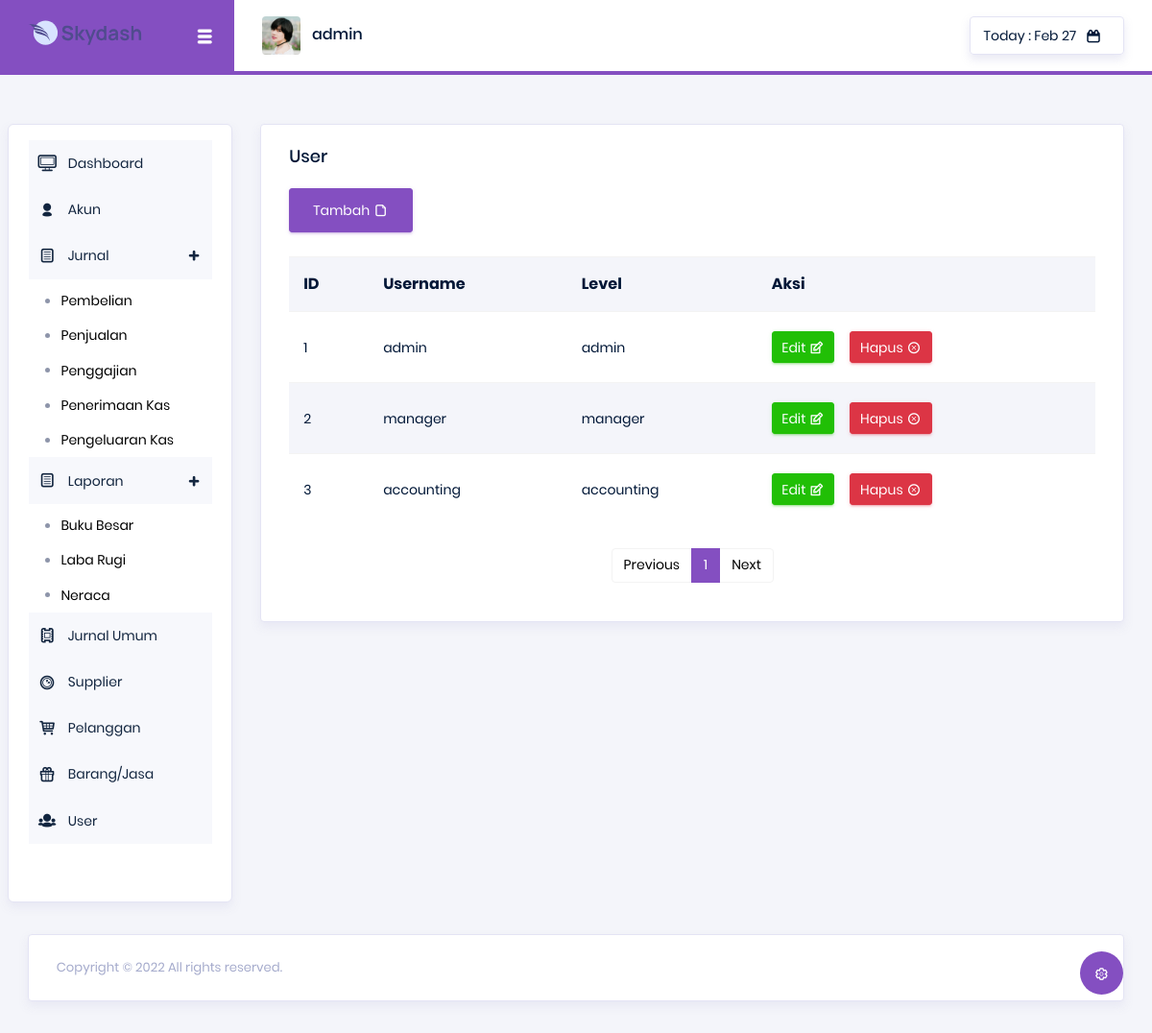
The page /index.php?menu=user (signed in) on the database its author committed.
### tables this page shows
CREATE TABLE `user` (
  `username` varchar(10) NOT NULL,
  `id` int NOT NULL,
  `pass` varchar(10) NOT NULL,
  `level` varchar(10) NOT NULL
);

### pages/user.php (the view, shortened to what this page needs)
<div class="main-panel">
    <div class="content-wrapper">
        <div class="row">
            <div class="col-lg-12 grid-margin stretch-card">
                <div class="card">
                    <div class="card-body">
                        <h4 class="card-title">User</h4>
                        <a href="index.php?menu=form-user" class="btn btn-primary">Tambah <i class="typcn typcn-document btn-icon-prepend"></i></a>
                        <br><br>
                        <div class="table-responsive">
                            <table class="table table-striped">
                                <tr>
                                    <th>ID</th>
                                    <th>Username</th>
                                    <th>Level</th>
                                    <th>Aksi</th>
                                </tr>
                                <?php
                                $page = (isset($_GET['page']))? (int) $_GET['page'] : 1;
                                $limit = 5;
                                $limitStart = ($page - 1) * $limit;
                                $sql = mysqli_query($koneksi, "SELECT * FROM user ORDER BY id ASC LIMIT $limitStart, $limit") or die(mysqli_error());
                                while ($data = mysqli_fetch_array($sql)){
                                    echo"
                                        <tr>
                                            <td>$data[id]</td>
                                            <td>$data[username]</td>
                                            <td>$data[level]</td>
                                            <td>
                                            <div class='d-flex align-items-center'>
                                                <a href='index.php?menu=form-user&id=$data[id]' class='btn btn-success btn-sm btn-icon-text mr-3'>
                                                Edit
                                                <i class='typcn typcn-edit btn-icon-append'></i>
                                                </a>
                                                <a href=\"?menu=user&idt=".$data["id"]."\" onClick=\"if (confirm('Yakin akan Hapus ".$data["username"]."?') == true) return true; else return false;\" class='btn btn-danger btn-sm btn-icon-text'>
                                                Hapus
                                                <i class='typcn typcn-delete-outline btn-icon-append'></i>
                                                </a>
                                            </div>
                                            </td>
                                    </tr>";
                                };
                                ?>
                            </table>
                            <br>
                            <nav>
                                <ul class="pagination justify-content-center">
                                    <?php
                                    if($page == 1){
                                    ?>
                                    <li class="page-item disabled"><a class="page-link" href="#">Previous</a></li>
                                    <?php
                                    }
                                    else{
                                    $LinkPrev = ($page > 1)? $page - 1 : 1;
                                    ?>
                                    <li class="page-item"><a class="page-link" href="index.php?menu=user&page=<?php echo $LinkPrev; ?>">Previous</a></li>
                                    <?php
                                    }
                                    ?>
                                    <?php
                                    $SqlQuery = mysqli_query($koneksi, "SELECT * FROM user");
                                    $JumlahData = mysqli_num_rows($SqlQuery);
                                    $jumlahPage = ceil($JumlahData / $limit);
                                    $jumlahNumber = 1;
                                    $startNumber = ($page > $jumlahNumber)? $page - $jumlahNumber : 1;
                                    $endNumber = ($page < ($jumlahPage - $jumlahNumber))? $page + $jumlahNumber : $jumlahPage;
                                    for($i = $startNumber; $i <= $endNumber; $i++){
                                    $linkActive = ($page == $i)? ' class="page-item active"' : ' class="page-item"';
                                    ?>
                                    <li <?php echo $linkActive; ?>><a class="page-link" href="index.php?menu=user&page=<?php echo $i; ?>"><?php echo $i; ?></a></li>
                                    <?php
                                    }
                                    ?>
                                    <?php
                                    if($page == $jumlahPage){
                                    ?>
                                    <li class="page-item disabled"><a class="page-link" href="#">Next</a></li>
                                    <?php
                                    }
                                    else{
                                    $linkNext = ($page < $jumlahPage)? $page + 1 : $jumlahPage;
                                    ?>
                                    <li class="page-item"><a class="page-link" href="index.php?menu=user&page=<?php echo $linkNext; ?>">Next</a></li>
                                    <?php
                                    }
                                    ?>
                                </ul>
                            </nav>
                        </div></div>
                    </div>
                </div>
            </div>
        </div>
    </div>
</div>

### rows shown on the page
user: id "1", username "admin", level "admin"
user: id "2", username "manager", level "manager"
user: id "3", username "accounting", level "accounting"

### other values the page prints
$_SESSION['admin'] "admin"
